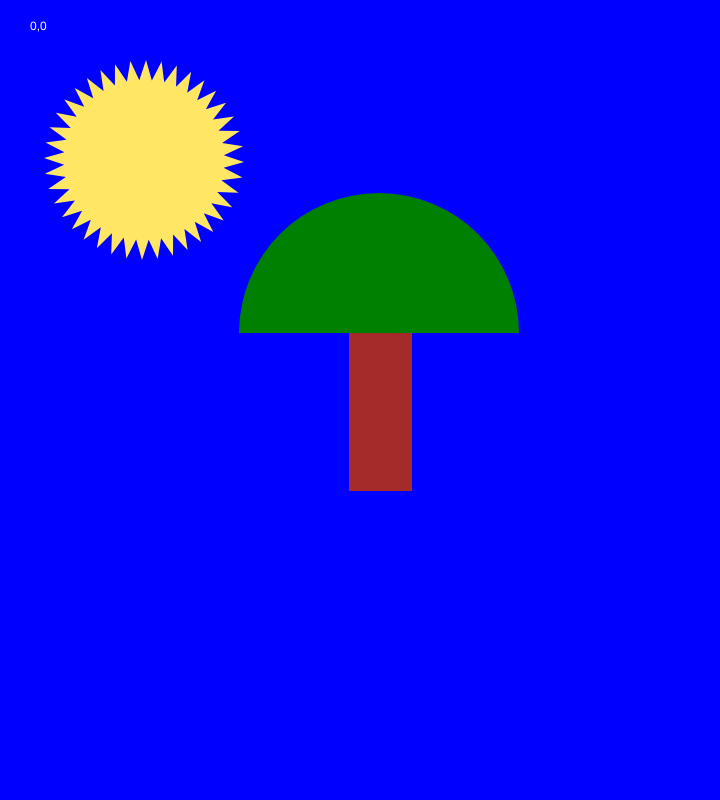
Frame 1 (no input)
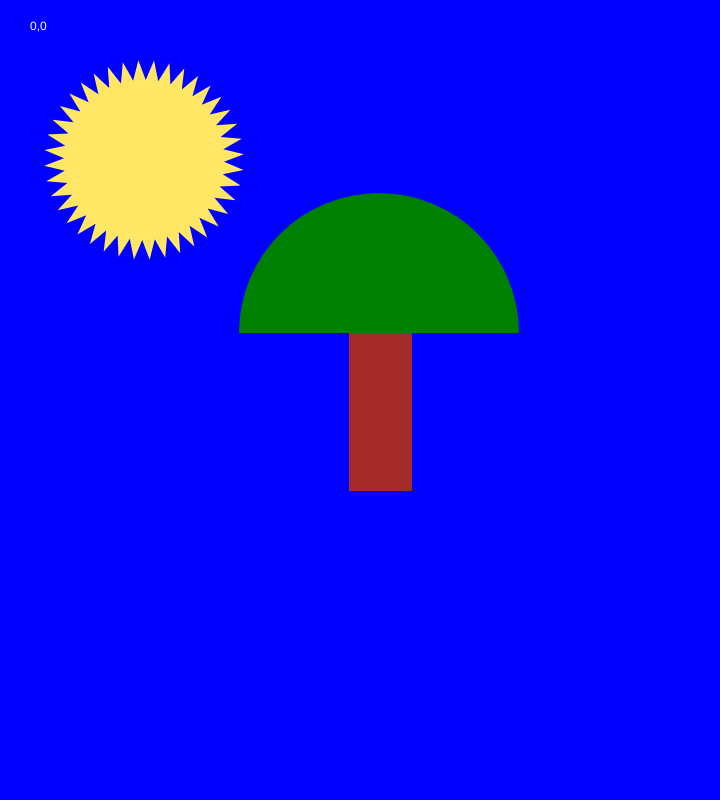
Frame 60 (no input)
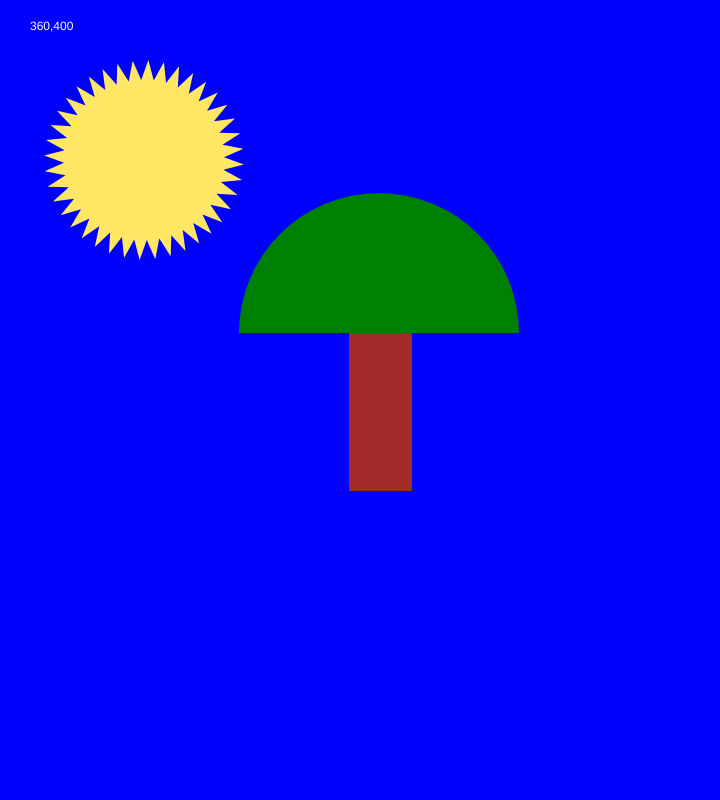
Frame 120 (the mouse pressed at the canvas centre since frame 60)

The p5.js sketch that drew these frames (run headless with seeded random() and noise() and a simulated clock; from frame 60 on, the mouse is pressed at the canvas centre):

// p5.js sketch
// ── sketch.js
function setup() {
  // Sets the screen to be 720 pixels wide and 400 pixels high
  createCanvas(720, 800);//the size of background
}

function draw() {
  background('blue'); /* IE6-9 */

  noStroke();

  fill('orange');
  ellipse(124, 140, 72, 72);

  fill('brown');
  rect(349, 331, 63, 160);
  fill('Green');
  arc(379, 333, 280, 280, PI, TWO_PI);

fill('#FFE665');
  push();
    translate(width * .2, height * .2);
    rotate(frameCount / 50.0);
    star(0, 0, 80, 100, 40);
    pop();

    function star(x, y, radius1, radius2, npoints) {
      let angle = TWO_PI / npoints;
      let halfAngle = angle / 2.0;
      beginShape();
      for (let a = 0; a < TWO_PI; a += angle) {
        let sx = x + cos(a) * radius2;
        let sy = y + sin(a) * radius2;
        vertex(sx, sy);
        sx = x + cos(a + halfAngle) * radius1;
        sy = y + sin(a + halfAngle) * radius1;
        vertex(sx, sy);
      }
      endShape(CLOSE);
    }


  // fill(204);
  // triangle(18, 18, 18, 360, 81, 360);
  //
  // fill(102);
  // rect(81, 81, 63, 63);
  //
  // fill(204);
  // quad(189, 18, 216, 18, 216, 360, 144, 360);
  //
  // fill(255);
  // ellipse(252, 144, 72, 72);
  //
  // fill(204);
  // triangle(288, 18, 351, 360, 288, 360);
  //


  fill(255);
  text(mouseX + ',' + mouseY,30,30);
}

function mouseReleased (){
  console.log(mouseX + ',' + mouseY);
}
